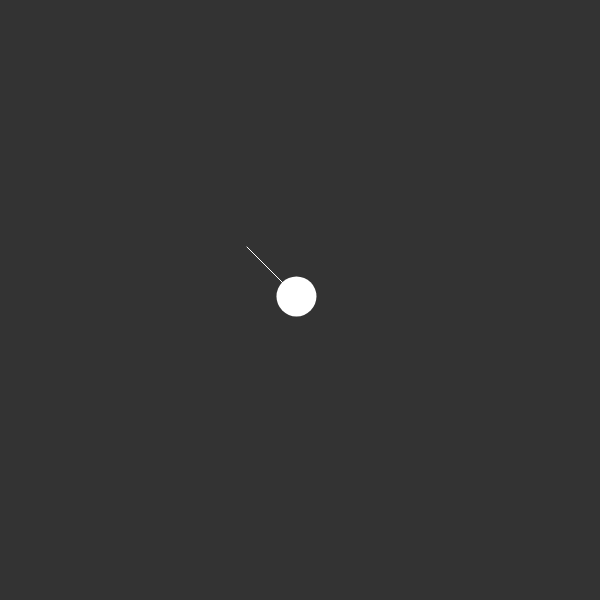
Frame 1 (no input)
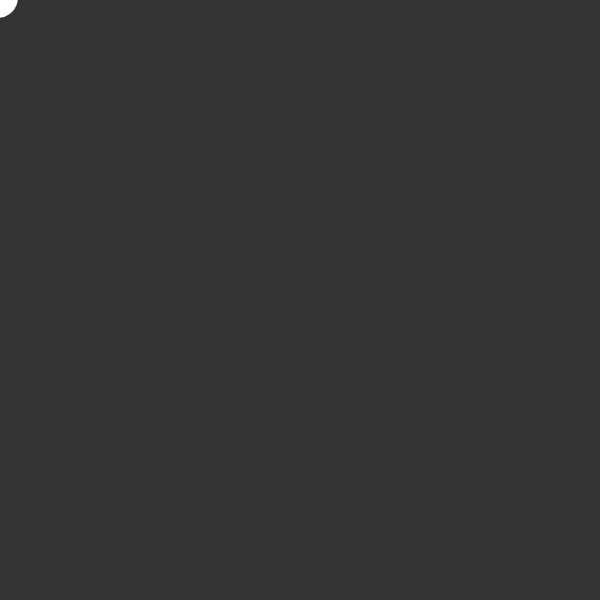
Frame 60 (no input)
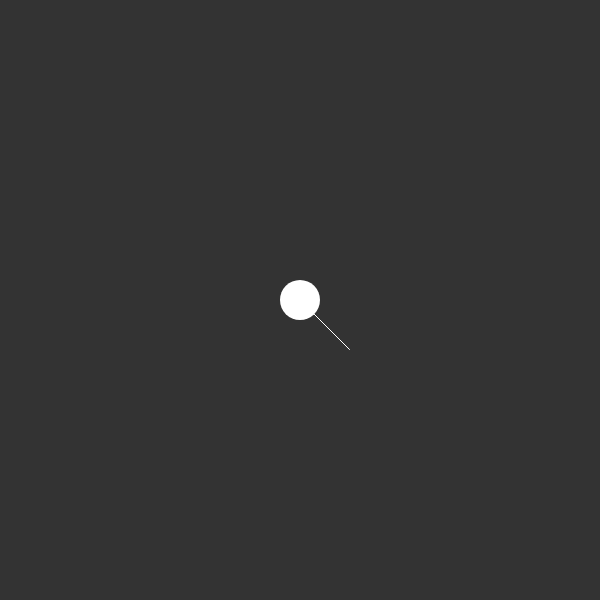
Frame 120 (the mouse pressed at the canvas centre since frame 60)

The p5.js sketch that drew these frames (run headless with seeded random() and noise() and a simulated clock; from frame 60 on, the mouse is pressed at the canvas centre):

// p5.js sketch
// ── sketch.js
let m;

function setup()
{
  createCanvas(600, 600);
  m = new Mover();
}

function draw()
{
	background(51);

  let mouse = createVector(mouseX, mouseY);
  mouse.sub(m.pos);
  m.AddForce(mouse);

  m.Update();
  m.Render();
}
// ── mover.js
function Mover()
{
	this.pos = createVector(width/2, height/2);
	this.vel = createVector(0, 0);
	this.acc = createVector(0, 0);

	this.maxVel =  3;
	this.maxAcc = 5;

	this.radius = 40;

	this.Update = function()
	{
		this.acc.limit(this.maxAcc);

		this.vel.add(this.acc);
		this.pos.add(this.vel);
		this.acc.mult(0);

		this.vel.limit(this.maxVel);
	}

	this.Render = function()
	{
		stroke(255);
    	let v = this.vel.copy();
    	v.setMag(this.radius + 30);
    	line(this.pos.x, this.pos.y, this.pos.x + v.x, this.pos.y + v.y);
    	noStroke();
    	fill(255);
    	ellipse(this.pos.x, this.pos.y, this.radius, this.radius);
	}

	this.AddForce = function(force)
	{
		this.acc.add(force);
	}
}
